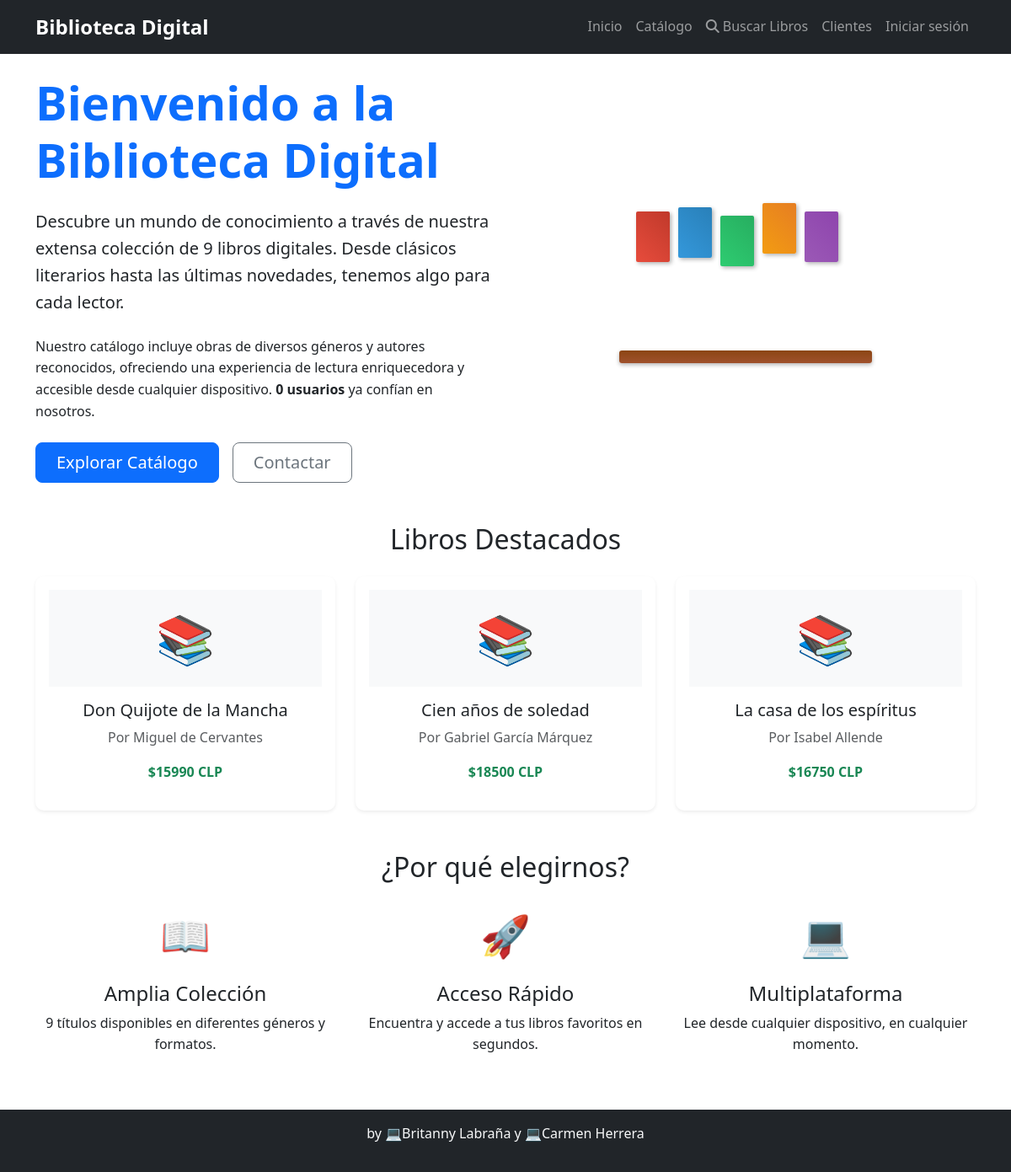
The app's page /, older data.
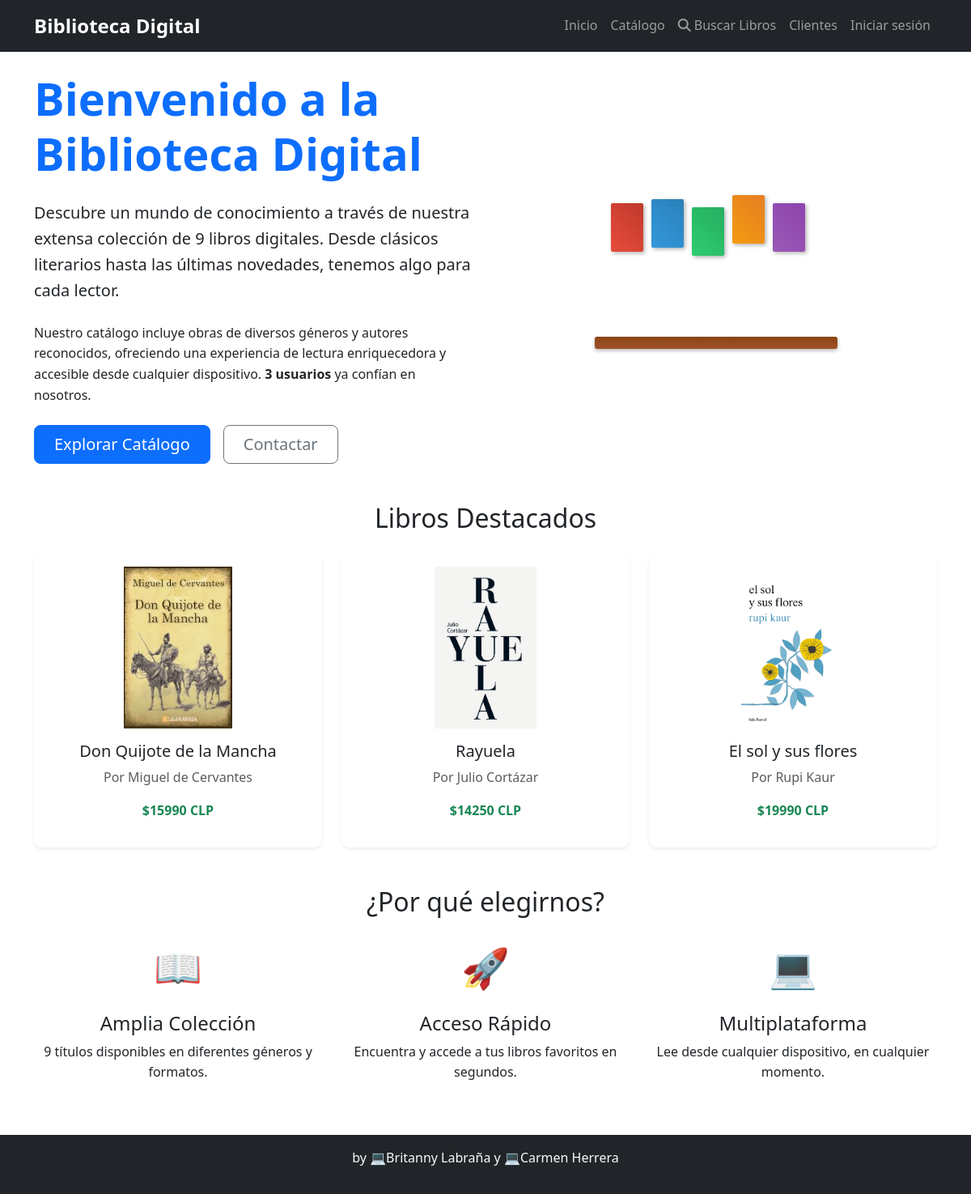
The same page, newer data.
### libreria/models.py (models this page shows, shortened)
class Libro(models.Model):
    titulo = models.CharField(max_length=200)
    autor = models.CharField(max_length=100)
    precio = models.DecimalField(max_digits=10, decimal_places=2)
    disponible = models.BooleanField(default=True)
    descripcion = models.TextField(blank=True)
    portada = models.ImageField(upload_to='portadas/', blank=True, null=True)

### libreria/views.py (the view)
# urls.py: path('', views.home, name='home'),
def home(request):
    total_libros = Libro.objects.count()
    libros_destacados = Libro.objects.filter(disponible=True)[:3]
    total_usuarios = Contacto.objects.count()
    context = {
        'total_libros': total_libros,
        'libros_destacados': libros_destacados,
        'total_usuarios': total_usuarios
    }
    return render(request, 'libreria/home.html', context)

### templates/libreria/home.html (shortened to what this page needs)
{% extends "libreria/base.html" %}
{% block content %}
<div class="row align-items-center">
    <div class="col-lg-6">
        <h1 class="display-4 fw-bold text-primary mb-4">
            Bienvenido a la Biblioteca Digital
        </h1>
        <p class="lead mb-4">
            Descubre un mundo de conocimiento a través de nuestra extensa colección de <strong>{{ total_libros }} libros digitales</strong>.
            Desde clásicos literarios hasta las últimas novedades, tenemos algo para cada lector.
        </p>
        <p class="mb-4">
            Nuestro catálogo incluye obras de diversos géneros y autores reconocidos,
            ofreciendo una experiencia de lectura enriquecedora y accesible desde cualquier dispositivo.
            <strong>{{ total_usuarios }} usuarios</strong> ya confían en nosotros.
        </p>
        <div class="d-grid gap-2 d-md-flex justify-content-md-start">
            <a href="{% url 'libreria:catalogo' %}" class="btn btn-primary btn-lg px-4 me-md-2">
                Explorar Catálogo
            </a>
            <a href="{% url 'libreria:contacto' %}" class="btn btn-outline-secondary btn-lg px-4">
                Contactar
            </a>
        </div>
    </div>
    <div class="col-lg-6 text-center">
        <div class="book-shelf-container">
            <div class="book-shelf">
                <div class="book book-1"></div>
                <div class="book book-2"></div>
                <div class="book book-3"></div>
                <div class="book book-4"></div>
                <div class="book book-5"></div>
                <div class="shelf"></div>
            </div>
        </div>
    </div>
</div>
{% if libros_destacados %}
<div class="row mt-5">
    <div class="col-12">
        <h2 class="text-center mb-4">Libros Destacados</h2>
        <div class="row g-4">
            {% for libro in libros_destacados %}
            <div class="col-md-4">
                <div class="card h-100 shadow-sm">
                    <div class="card-body text-center">
                        {% if libro.portada %}
                            <img src="{{ libro.portada.url }}" alt="{{ libro.titulo }}" class="img-fluid mb-3" style="max-height: 200px;">
                        {% else %}
                            <div class="bg-light p-4 mb-3">
                                <span class="display-4">📚</span>
                            </div>
                        {% endif %}
                        <h5 class="card-title">{{ libro.titulo }}</h5>
                        <p class="card-text text-muted">Por {{ libro.autor }}</p>
                        <p class="text-success fw-bold">${{ libro.precio|floatformat:0 }} CLP</p>
                    </div>
                </div>
            </div>
            {% endfor %}
        </div>
    </div>
</div>
{% endif %}
<div class="row mt-5">
    <div class="col-12">
        <h2 class="text-center mb-4">¿Por qué elegirnos?</h2>
        <div class="row g-4">
            <div class="col-md-4 text-center">
                <div class="feature-icon mb-3">
                    📖
                </div>
                <h4>Amplia Colección</h4>
                <p>{{ total_libros }} títulos disponibles en diferentes géneros y formatos.</p>
            </div>
            <div class="col-md-4 text-center">
                <div class="feature-icon mb-3">
                    🚀
                </div>
                <h4>Acceso Rápido</h4>
                <p>Encuentra y accede a tus libros favoritos en segundos.</p>
            </div>
            <div class="col-md-4 text-center">
                <div class="feature-icon mb-3">
                    💻
                </div>
                <h4>Multiplataforma</h4>
                <p>Lee desde cualquier dispositivo, en cualquier momento.</p>
            </div>
        </div>
    </div>
</div>
{% endblock %}

### templates/libreria/base.html (shortened to what this page needs)
<!DOCTYPE html>
<html lang="es">
{% load static %}
<head>
    <link href="https://cdn.jsdelivr.net/npm/bootstrap@5.3.0/dist/css/bootstrap.min.css" rel="stylesheet">
    <link rel="stylesheet" href="https://cdnjs.cloudflare.com/ajax/libs/font-awesome/6.4.0/css/all.min.css">
    <link rel="stylesheet" href="{% static 'css/style.css' %}">
</head>
<body>
    <nav class="navbar navbar-expand-lg navbar-dark bg-dark">
        <div class="container">
            <a class="navbar-brand" href="{% url 'libreria:home' %}">Biblioteca Digital</a>
            <div class="collapse navbar-collapse" id="navbarNav">
                <ul class="navbar-nav ms-auto">
                    <li class="nav-item">
                        <a class="nav-link" href="{% url 'libreria:home' %}">Inicio</a>
                    </li>
                    <li class="nav-item">
                        <a class="nav-link" href="{% url 'libreria:catalogo' %}">Catálogo</a>
                    </li>
                    <li class="nav-item">
                        <a class="nav-link" href="{% url 'libreria:api_libros' %}">
                            <i class="fas fa-search"></i> Buscar Libros
                        </a>
                    </li>
                    <li class="nav-item">
                        <a class="nav-link" href="{% url 'libreria:clientes' %}">Clientes</a>
                    </li>
                    {% if user.is_authenticated %}
                        <li class="nav-item dropdown">
                            <a class="nav-link dropdown-toggle" href="#" id="navbarDropdown" role="button"
                               data-bs-toggle="dropdown" aria-expanded="false">
                                {{ user.username }}
                            </a>
                                <ul class="dropdown-menu dropdown-menu-end" aria-labelledby="navbarDropdown">
                                <li><a class="dropdown-item" href="{% url 'libreria:perfil_usuario' %}">Mi perfil</a></li>
                                <li>
                                    <form action="{% url 'libreria:logout' %}" method="post">
                                        {% csrf_token %}
                                        <button type="submit" class="dropdown-item">Cerrar sesión</button>
                                    </form>
                                </li>
                            </ul>
                        </li>
                    {% else %}
                        <li class="nav-item">
                            <a class="nav-link" href="{% url 'libreria:login' %}">Iniciar sesión</a>
                        </li>
                    {% endif %}
                </ul>
            </div>
        </div>
    </nav>
    <main class="container my-4">
        {% block content %}{% endblock %}
    </main>
    <footer class="bg-dark text-light text-center py-3 mt-5">
        <div class="container">
            <p>by 💻Britanny Labraña y 💻Carmen Herrera</p>
        </div>
    </footer>
</body>
</html>

### static/css/style.css (style rules this page uses)
:root { --primary-color: #0d6efd; --secondary-color: #6c757d; --success-color: #198754; --info-color: #0dcaf0; --warning-color: #ffc107; --danger-color: #dc3545; --light-color: #f8f9fa; --dark-color: #212529; }
body { font-family: 'Segoe UI', Tahoma, Geneva, Verdana, sans-serif; line-height: 1.6; }
.text-primary { color: var(--primary-color) !important; }
.book-shelf-container { padding: 2rem; }
.book-shelf { position: relative; width: 300px; height: 200px; margin: 0 auto; }
.book { position: absolute; width: 40px; height: 60px; border-radius: 2px; box-shadow: 2px 2px 5px rgba(0,0,0,0.3); transition: transform 0.3s ease; }
.book-1 { background: linear-gradient(45deg, #e74c3c, #c0392b); left: 20px; top: 20px; }
.book-2 { background: linear-gradient(45deg, #3498db, #2980b9); left: 70px; top: 15px; }
.book-3 { background: linear-gradient(45deg, #2ecc71, #27ae60); left: 120px; top: 25px; }
.book-4 { background: linear-gradient(45deg, #f39c12, #e67e22); left: 170px; top: 10px; }
.book-5 { background: linear-gradient(45deg, #9b59b6, #8e44ad); left: 220px; top: 20px; }
.shelf { position: absolute; bottom: 0; left: 0; width: 100%; height: 15px; background: linear-gradient(to bottom, #8B4513, #A0522D); border-radius: 3px; box-shadow: 0 2px 5px rgba(0,0,0,0.3); }
.feature-icon { font-size: 3rem; color: var(--primary-color); }
.card { transition: transform 0.3s ease, box-shadow 0.3s ease; border: none; border-radius: 10px; }
.btn { border-radius: 8px; font-weight: 500; transition: all 0.3s ease; }
.navbar-brand { font-weight: bold; font-size: 1.5rem; }
.nav-link { font-weight: 500; transition: color 0.3s ease; }
footer { margin-top: auto; }
.card { animation: fadeInUp 0.6s ease-out; }

Row changes from the older to the newer data that the page shows:
removed Libro: titulo "Cien años de soledad", autor "Gabriel García Márquez", precio "18500"
removed Libro: titulo "La casa de los espíritus", autor "Isabel Allende", precio "16750"
changed Libro "Don Quijote de la Mancha": portada: picture added; no longer shows "📚"
now on this page (row edited): Libro: portada (picture), titulo "Rayuela", autor "Julio Cortázar", precio "14250"
now on this page (row edited): Libro: portada (picture), titulo "El sol y sus flores", autor "Rupi Kaur", precio "19990"
Text that changed along with them:
{{ total_usuarios }}: "0" → "3"
